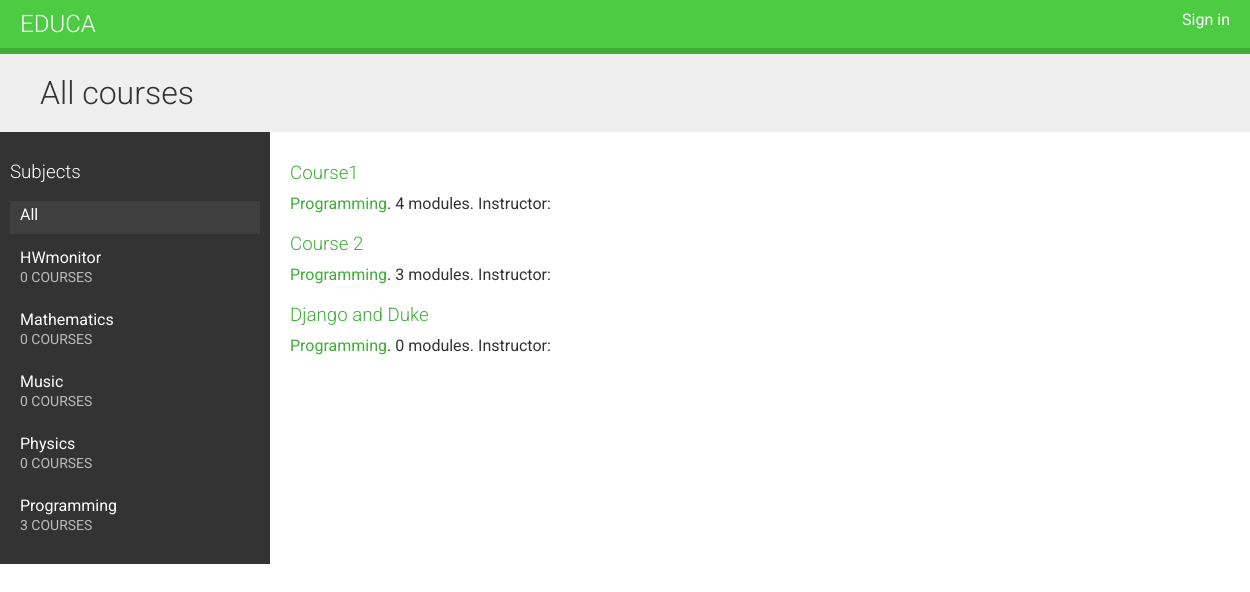
Before: / with the older database file.
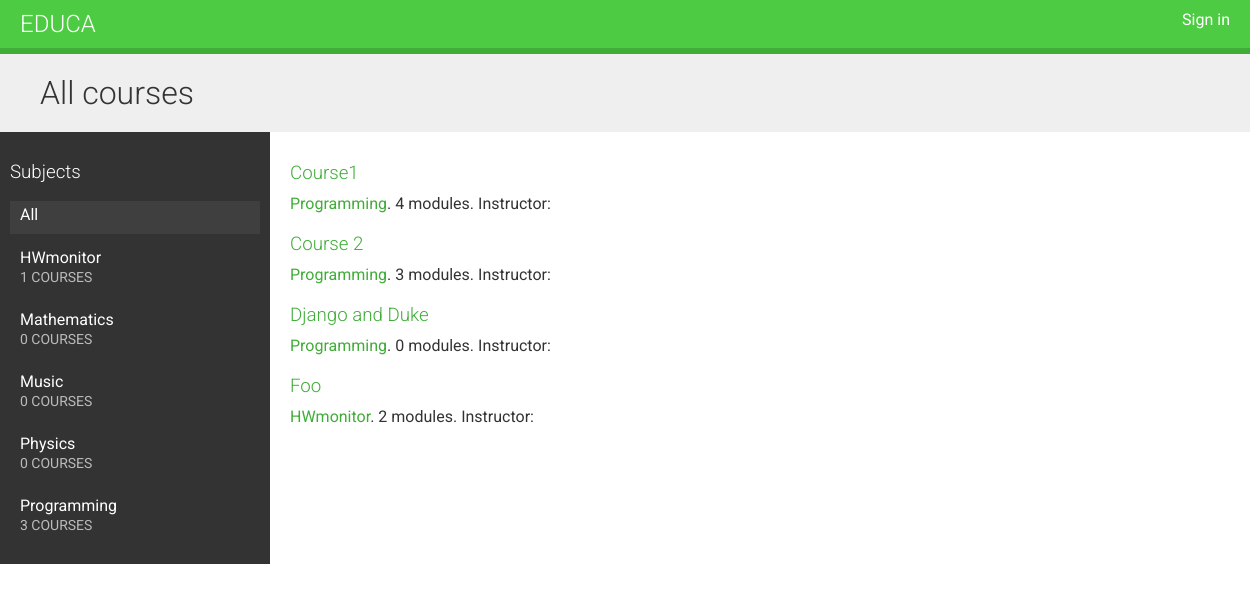
After: the same page with the newer database file.
### courses/models.py (models this page shows, shortened)
class Subject(models.Model):
	title = models.CharField(max_length=200)
	slug = models.SlugField(max_length=200, unique=True)
	class Meta:
		ordering = ['title']
	def __str__(self):
		return self.title

class Course(models.Model):
	owner = models.ForeignKey(User, related_name='courses_created', on_delete=models.CASCADE)
	subject = models.ForeignKey(Subject, related_name='courses', on_delete=models.CASCADE)
	title = models.CharField(max_length=200)
	slug = models.SlugField(max_length=200, unique=True)
	overview = models.TextField()
	created = models.DateTimeField(auto_now_add=True)
	students = models.ManyToManyField(User, related_name='courses_joined', blank=True)
	class Meta:
		ordering = ['-created']

### courses/views.py (the view)
# urls.py: path('', CourseListView.as_view(), name='course_list'),
class CourseListView(TemplateResponseMixin, View):
	model = Course
	template_name = 'courses/course/list.html'
	def get(self, request, subject=None):
		subjects = Subject.objects.annotate(total_courses=Count('courses'))
		courses = Course.objects.annotate(total_modules=Count('modules'))
		if subject:
			subject = get_object_or_404(Subject, slug=subject)
			courses = courses.filter(subject=subject)
		return self.render_to_response({'subjects': subjects,
										'subject': subject,
										'courses': courses})

### templates/courses/course/list.html (shortened to what this page needs)
{% extends "base.html" %}
{% block content %}
    <h1>
        {% if subject %}
            {{ subject.title }} courses
        {% else %}
            All courses
        {% endif %}
    </h1>
    <div class="contents">
        <h3>Subjects</h3>
        <ul id="modules">
            <li {% if not subject %}class="selected"{% endif %}>
                <a href="{% url "course_list" %}">All</a>
            </li>
            {% for s in subjects %}
                <li {% if subject == s %}class="selected"{% endif %}>
                    <a href="{% url "course_list_subject" s.slug %}">
                        {{ s.title }}
                        <br><span>{{ s.total_courses }} courses</span>
                    </a>
                </li>
            {% endfor %}
        </ul>
    </div>
    <div class="module">
        {% for course in courses %}
            {% with subject=course.subject %}
                <h3>
                    <a href="{% url "course_detail" course.slug %}">
                        {{ course.title }}
                    </a>
                </h3>
                <p>
                    <a href="{% url "course_list_subject" subject.slug %}">{{ subject }}</a>.
                    {{ course.total_modules }} modules.
                    Instructor: {{ course.owner.get_full_name }}
                </p>
            {% endwith %}
        {% endfor %}
    </div>
{% endblock %}

Changed rows visible on the page:
computed for Subject "HWmonitor": total_courses "0" → "1"
added Course: title "Foo", subject "HWmonitor", total_modules "2"
